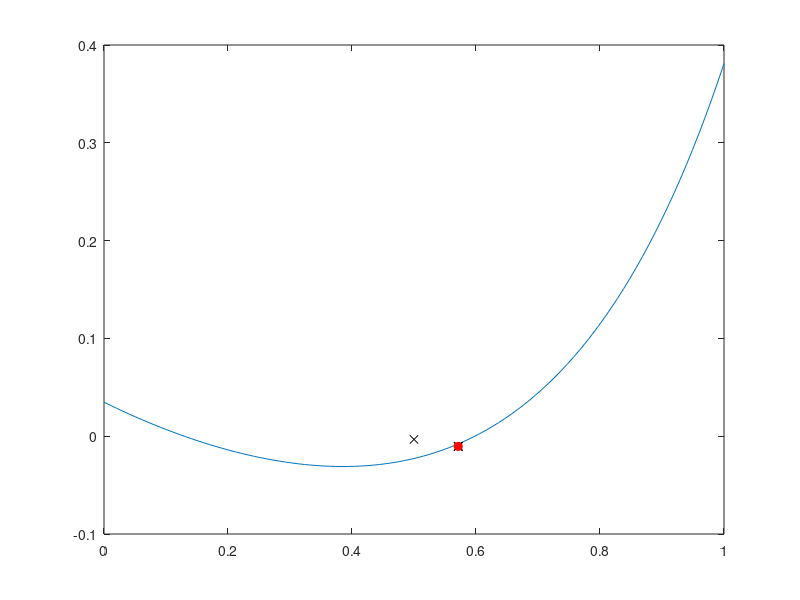

This figure's MATLAB source:
function lab04()
    clear; clc;

    debugFlg = 1;
    delayS = 0.8;
    a = 0;
    b = 1;
    eps = 1e-9;
    h = 1e-3;

    x = linspace(a, b, 100);
    plot(x, f(x));
    hold on;

    modified_newton_method(a, b, eps, h, debugFlg, delayS);

    [x_res, f_res] = fminbnd(@f, a, b);
    fprintf('fminbnd: x=%.10f, f(x)=%.10f\n', x_res, f_res);
end

function output_temp_nearest(i, x, f_x, f1, delayS)
    fprintf("nearest tmp ->№ %2d:\t x = %.10f, f(x) = %.10f, f'(x) = %.10f \n", i, x, f_x, f1);
    plot(x, f_x, 'xk');
    hold on;
    pause(delayS);
end

function output_nearest(i, x, f_x, delayS)
    fprintf("nearest min -> № %2d:\t x = %.10f, f(x) = %.10f", i, x, f_x);
    plot(x, f_x, 'ro', 'MarkerFaceColor', 'r');
    hold on;
    pause(delayS);
end

function [x, x_temp, i, f_x] = modified_newton_method_iteration(a, x_val, h, i_val, delayS)
    f_dec = f(x_val - h);
    f_x = f(x_val);
    f_inc = f(x_val + h);

    f1 = (f_inc - f_dec) / (2 * h);
    f2 = (f_inc - 2 * f_x + f_dec) / (h^2);

    output_temp_nearest(i_val, x_val, f_x, f1, delayS)

    x_temp = x_val;
    x = x_temp - f1 / f2;
    i = i_val + 1
end

function modified_newton_method(a, b, eps, h, debugFlg, delayS)
    x = (a + b) / 2;

    i = 1;
    f_x = 0;

    [x, x_temp, i, f_x] = modified_newton_method_iteration(a, x, h, i, delayS)

    while abs(x - x_temp) >= eps
        [x, x_temp, i, f_x] = modified_newton_method_iteration(a, x, h, i, delayS)
    end

    output_nearest(i, x, f_x, delayS)

end

function y = f(x)
    y = exp(((x.^4) + (x.^2) - x + sqrt(5)) / 5) + sinh((x.^3 + 21 * x + 9) / (21*x + 6)) - 3.0;
    %y = (x-0.222).^4;
end

